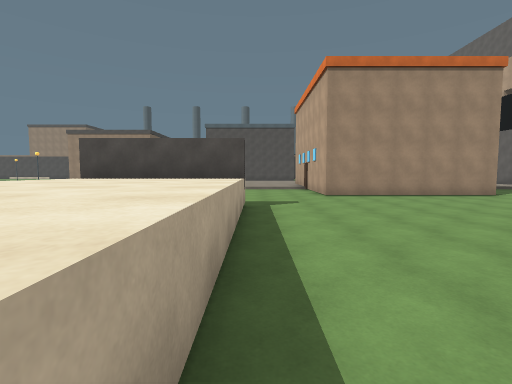
[1] (above)

24 first-person views from a walk through a 3-D level made in the Unity game engine. The camera is 1.5 m above the floor, tilts 4° down and sees 85° across. The floor is counted in squares, 2 m on a side. Each view is taken from the middle of a square. On the plan, view 1 faces up. The plan holds only what a view shows up to about 10 squares ahead; the rest is blank. The place goes on beyond the plan. The player character is not drawn.

[2]
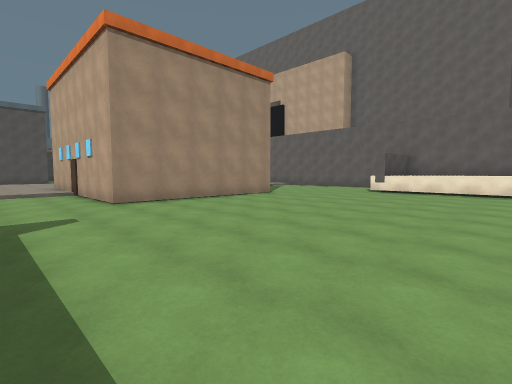

[3]
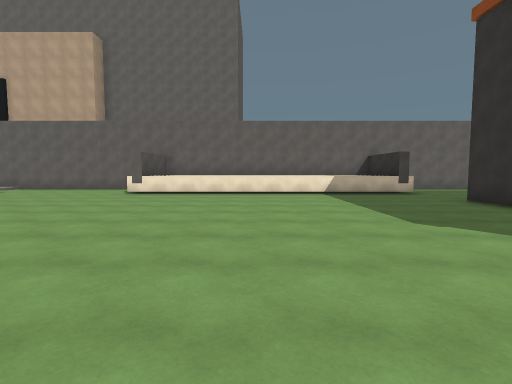

[4]
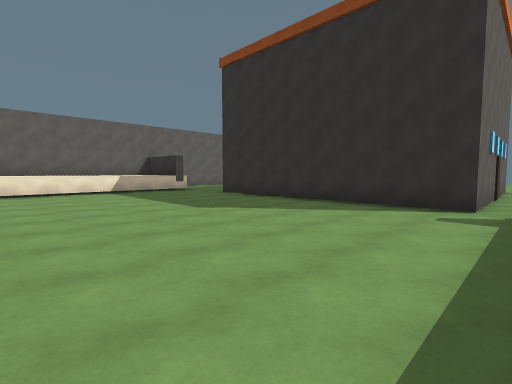

[5]
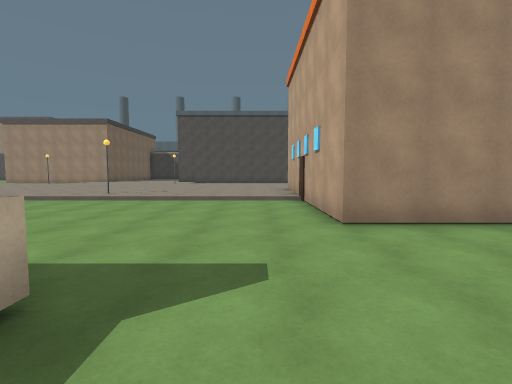

[6]
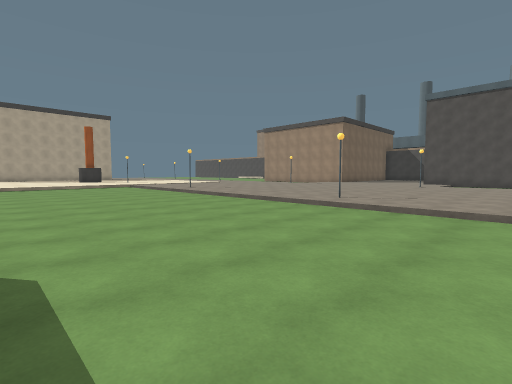

[7]
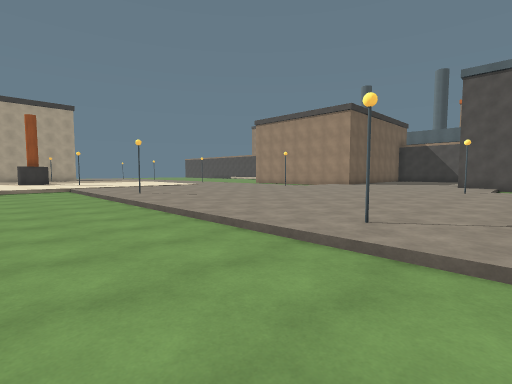

[8]
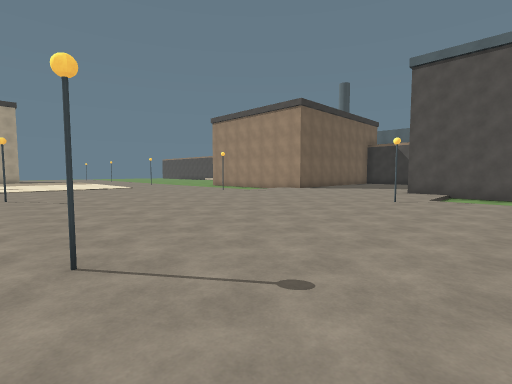

[9]
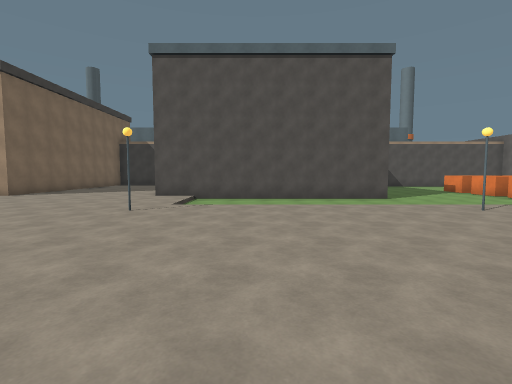

[10]
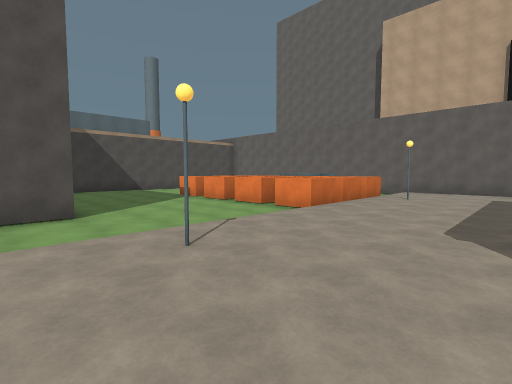

[11]
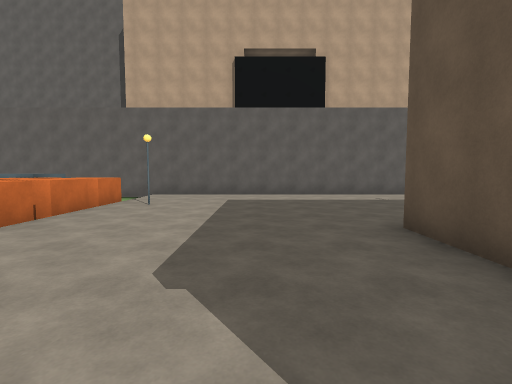

[12]
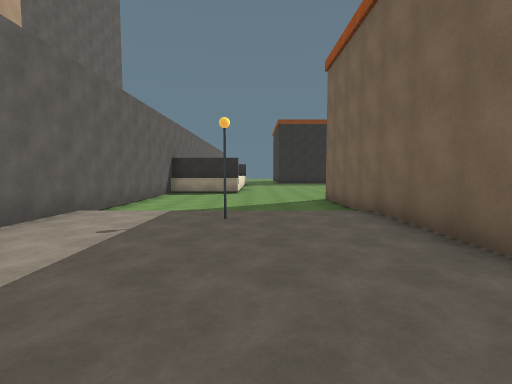

[13]
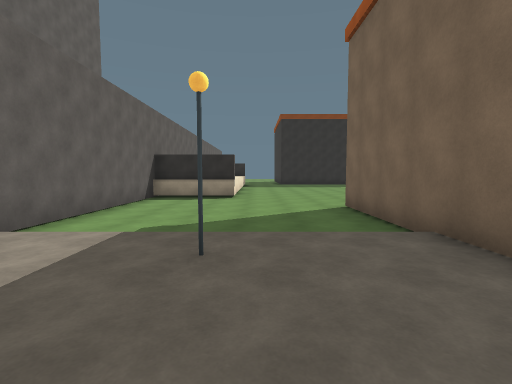

[14]
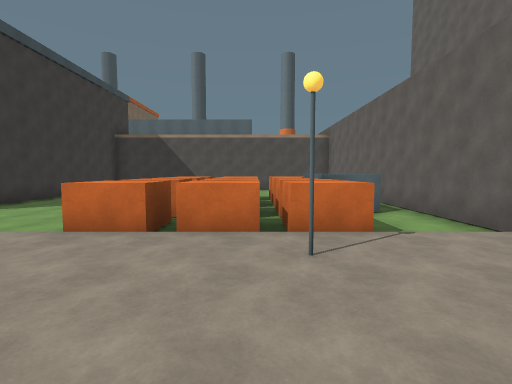

[15]
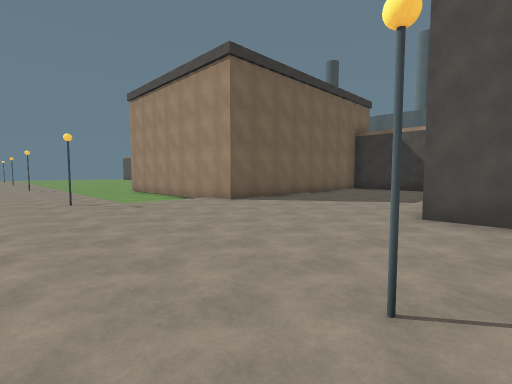

[16]
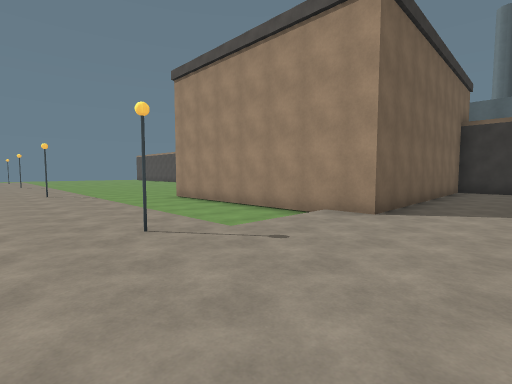

[17]
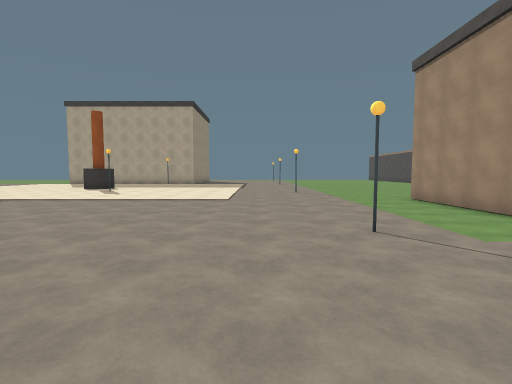

[18]
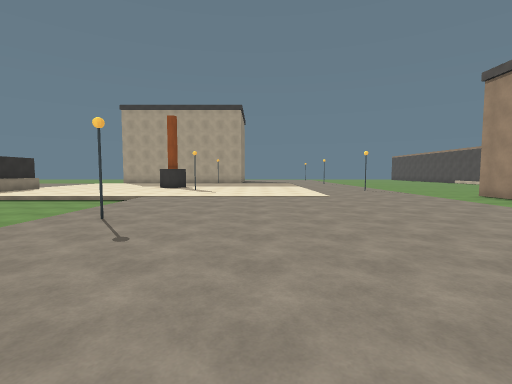

[19]
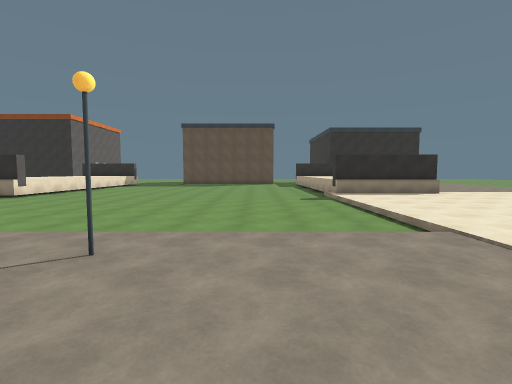

[20]
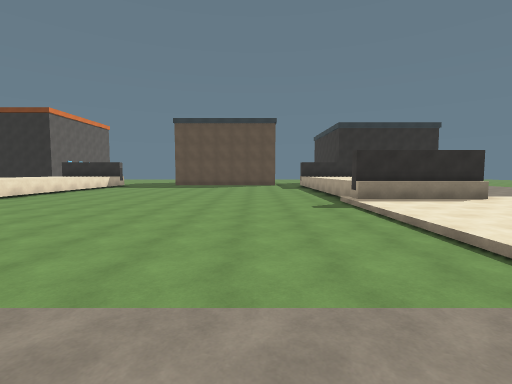

[21]
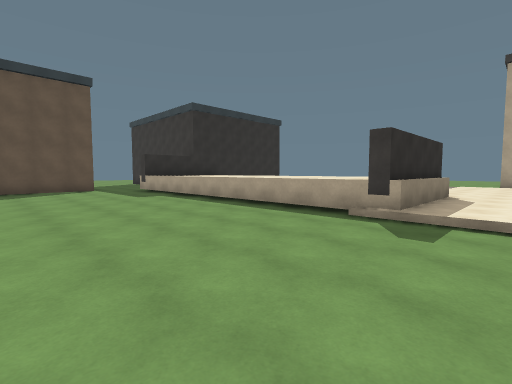

[22]
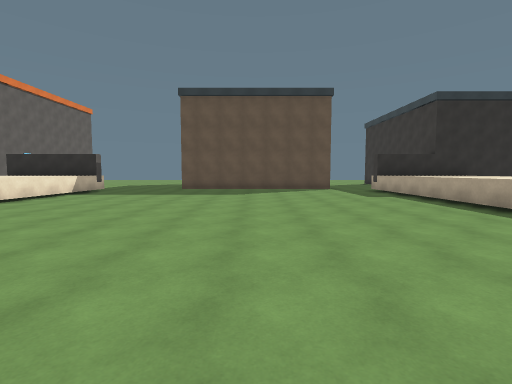

[23]
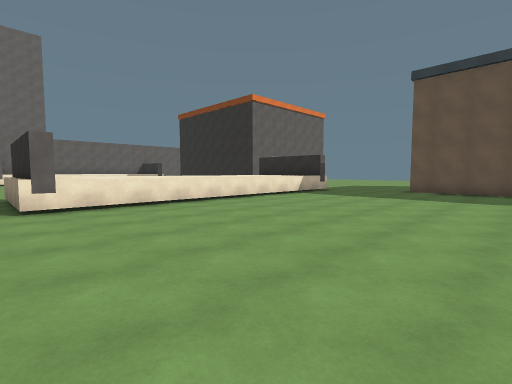

[24]
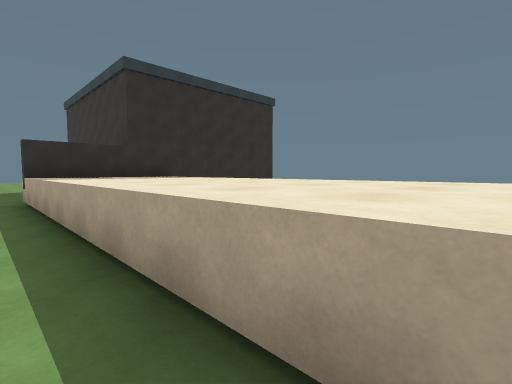

### Floor plan
Key: @ floor where view 1 was taken; # wall or solid block; x gap in a wall; . main floor; : floor 0.25 m higher than the main floor; / step, stairs or slope; ^ raised ledge; O other object.
Columns run from 18 left of view 1 to 14 right of it. Each row starts with its distance up from view 1.
 28          #::::       #...
 27          #::::       #....OOOO
 26          #::::       #....OOOO  #
 25          #::::       #....OOOO .#
 24  .########::::########....OOOO#.#
 23  ......./::::::/................#
 22  ......./::::::/    ......OOOO..#
 21 OO:::::OO:::::OO:::::OO:::::OO::#
 20 OO:::::OO:::::OO:::::OO:::::OO::#
 19  :::::::::::::::::::::::::::::::#
 18  :::::::::::::::::::::::::::::::#
 17  :::::::::::::::::::   :::::::::#
 16  ::::::::::::::::::     ##::::::#
 15  ::::::::::::::::::::#   #::::::#
 14  ::::::OO:::::OO:::::    #::OO::#
 13  ::::::OO:::::OO:::::    #::OO::#
 12  :::.................#   #......#
 11  :::.................#   #......#
 10 ::::.................#   #......#
  9 ::::.................#####......#
  8 ::::............................#
  7 ::::............................#
  6 x###...........###...........####
  5 ^^^^...........^^^...........^
  4 ^^^^...........^^^...........^
  3 ^^^^...........^^^...........^^
  2 ^^^^...........^^^...........^^
  1 ^^^^...........^ ^...........^
  0 ^^^^...........^ ^@..........^
 -1 ^^^^...........^^ ...........^
 -2  ^^^...........^  ...........^
 -3 #^##.... ....     ...........#
 -4    .. .. ...      .########...
 -5    .  ######      .#        ..
 -6                   .#
 -7                    #
 -8                    #
 -9                    #
-10                    #

Where each view was taken, in squares from view 1:
view 1: 0 up, 0 right, facing up
view 2: 2 up, 0 right, facing up-right
view 3: 2 up, 1 right, facing right
view 4: 3 up, 0 right, facing down-right
view 5: 5 up, 1 right, facing up
view 6: 7 up, 0 right, facing up-left
view 7: 10 up, 2 left, facing up-left
view 8: 13 up, 1 left, facing up-left
view 9: 15 up, 1 left, facing up
view 10: 18 up, 2 right, facing up-right
view 11: 18 up, 4 right, facing right
view 12: 18 up, 10 right, facing down
view 13: 16 up, 10 right, facing down
view 14: 18 up, 10 right, facing up
view 15: 19 up, 3 left, facing up-left
view 16: 19 up, 7 left, facing up-left
view 17: 19 up, 7 left, facing left
view 18: 16 up, 6 left, facing left
view 19: 16 up, 12 left, facing down
view 20: 14 up, 12 left, facing down
view 21: 8 up, 10 left, facing down-left
view 22: 8 up, 10 left, facing down
view 23: 7 up, 10 left, facing down-right
view 24: 5 up, 14 left, facing down-left
